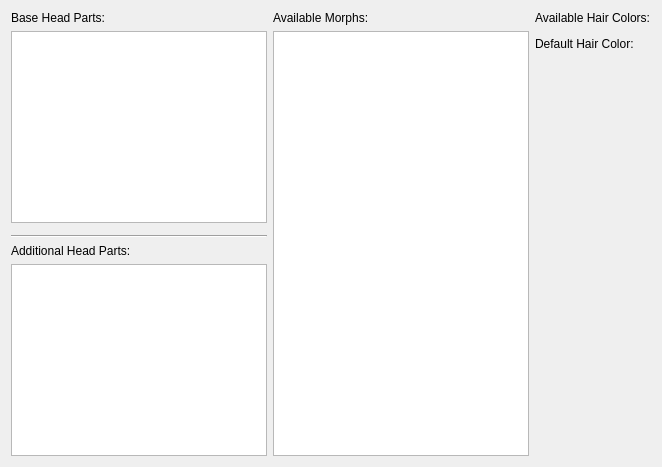
         <widget class="QWidget" name="tabFaceF">
          <attribute name="title">
           <string>Female</string>
          </attribute>
          <layout class="QGridLayout" name="gridLayout_35">
           <item row="0" column="0" rowspan="2">
            <layout class="QVBoxLayout" name="layoutHeadPartsF">
             <item>
              <widget class="QLabel" name="label_75">
               <property name="text">
                <string>Base Head Parts:</string>
               </property>
               <property name="buddy">
                <cstring>baseHeadPartsF</cstring>
               </property>
              </widget>
             </item>
             <item>
              <widget class="QTableView" name="baseHeadPartsF">
               <property name="whatsThis">
                <string>Here, you can select one default HeadPart each for this race and sex's head, eyes, hair, facial hair, and eyebrows. If any of these areas are inapplicable to your race (e.g. Argonians having no customizable hair, or the various Vampire races only specifying HeadParts for those areas they wish to override), you can leave them blank.</string>
               </property>
              </widget>
             </item>
             <item>
              <widget class="DKFormPicker" name="baseHeadPartPickerF"/>
             </item>
             <item>
              <widget class="Line" name="line_2">
               <property name="orientation">
                <enum>Qt::Horizontal</enum>
               </property>
              </widget>
             </item>
             <item>
              <widget class="QLabel" name="label_76">
               <property name="text">
                <string>Additional Head Parts:</string>
               </property>
               <property name="buddy">
                <cstring>extraHeadPartsF</cstring>
               </property>
              </widget>
             </item>
             <item>
              <widget class="QTableView" name="extraHeadPartsF">
               <property name="whatsThis">
                <string>Here, you can list HeadParts from the &quot;Misc&quot; category for actors of this race and sex to use by default. For example, Mouth HeadParts are used to define the inside of characters' mouths, and would go in this list.</string>
               </property>
              </widget>
             </item>
            </layout>
           </item>
           <item row="0" column="1" rowspan="2">
            <layout class="QVBoxLayout" name="layoutMorphsF">
             <item>
              <widget class="QLabel" name="label_77">
               <property name="text">
                <string>Available Morphs:</string>
               </property>
               <property name="buddy">
                <cstring>availableMorphsF</cstring>
               </property>
              </widget>
             </item>
             <item>
              <widget class="QTableView" name="availableMorphsF">
               <property name="whatsThis">
                <string>Enable or disable face morphs defined in the *.tri files for HeadParts associated with this race and sex.</string>
               </property>
              </widget>
             </item>
            </layout>
           </item>
           <item row="0" column="2">
            <layout class="QVBoxLayout" name="verticalLayout_6">
             <item>
              <widget class="QLabel" name="label_78">
               <property name="text">
                <string>Available Hair Colors:</string>
               </property>
               <property name="buddy">
                <cstring>hairColorsF</cstring>
               </property>
              </widget>
             </item>
             <item>
              <widget class="DKFormListPane" name="hairColorsF">
               <property name="showFormTypes">
                <bool>false</bool>
               </property>
              </widget>
             </item>
            </layout>
           </item>
           <item row="1" column="2">
            <layout class="QGridLayout" name="gridLayout_34">
             <item row="0" column="1">
              <widget class="DKFormPicker" name="defaultHairColorF"/>
             </item>
             <item row="0" column="0">
              <widget class="QLabel" name="label_79">
               <property name="text">
                <string>Default Hair Color:</string>
               </property>
               <property name="buddy">
                <cstring>defaultHairColorF</cstring>
               </property>
              </widget>
             </item>
             <item row="1" column="0">
              <spacer name="verticalSpacer_12">
               <property name="orientation">
                <enum>Qt::Vertical</enum>
               </property>
               <property name="sizeHint" stdset="0">
                <size>
                 <width>20</width>
                 <height>40</height>
                </size>
               </property>
              </spacer>
             </item>
            </layout>
           </item>
          </layout>
         </widget>
